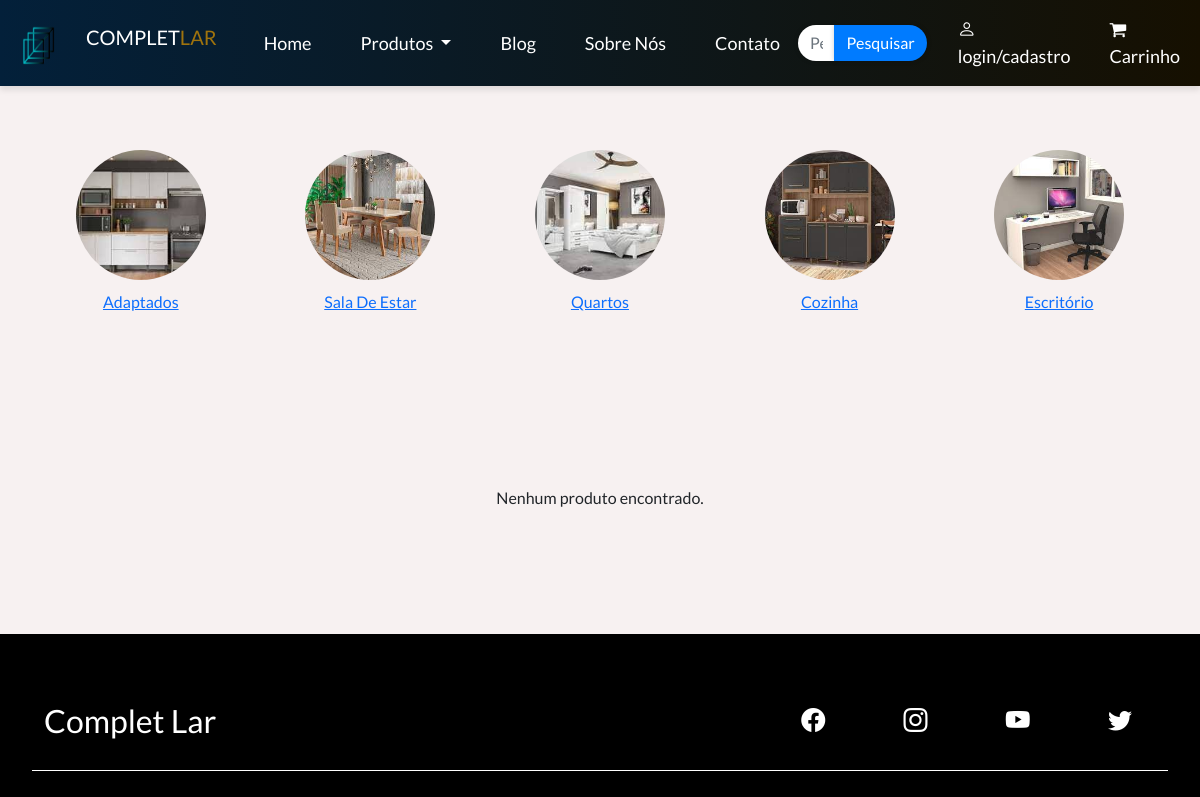
Before: /produtos.php (upper part) with the older database file.
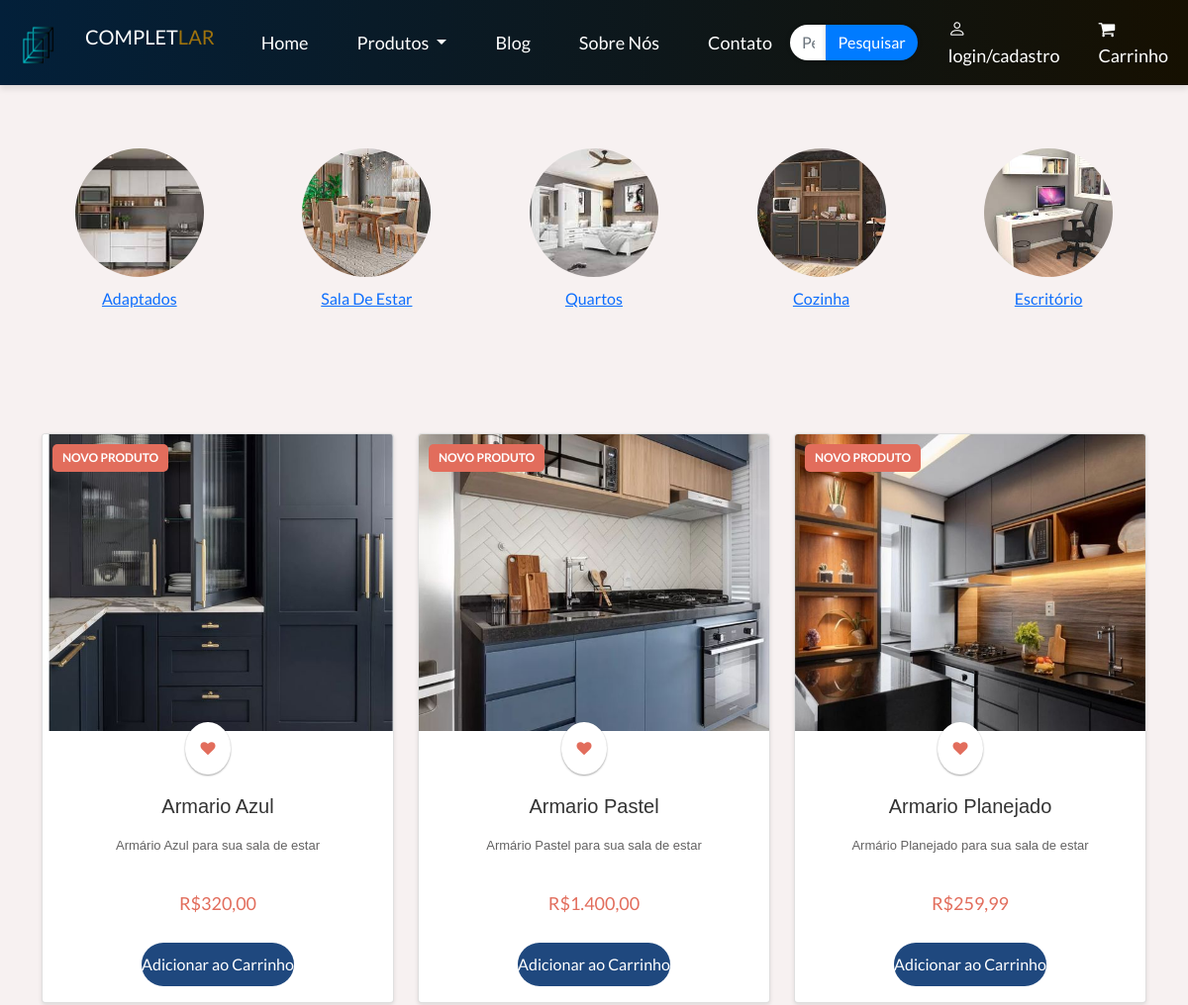
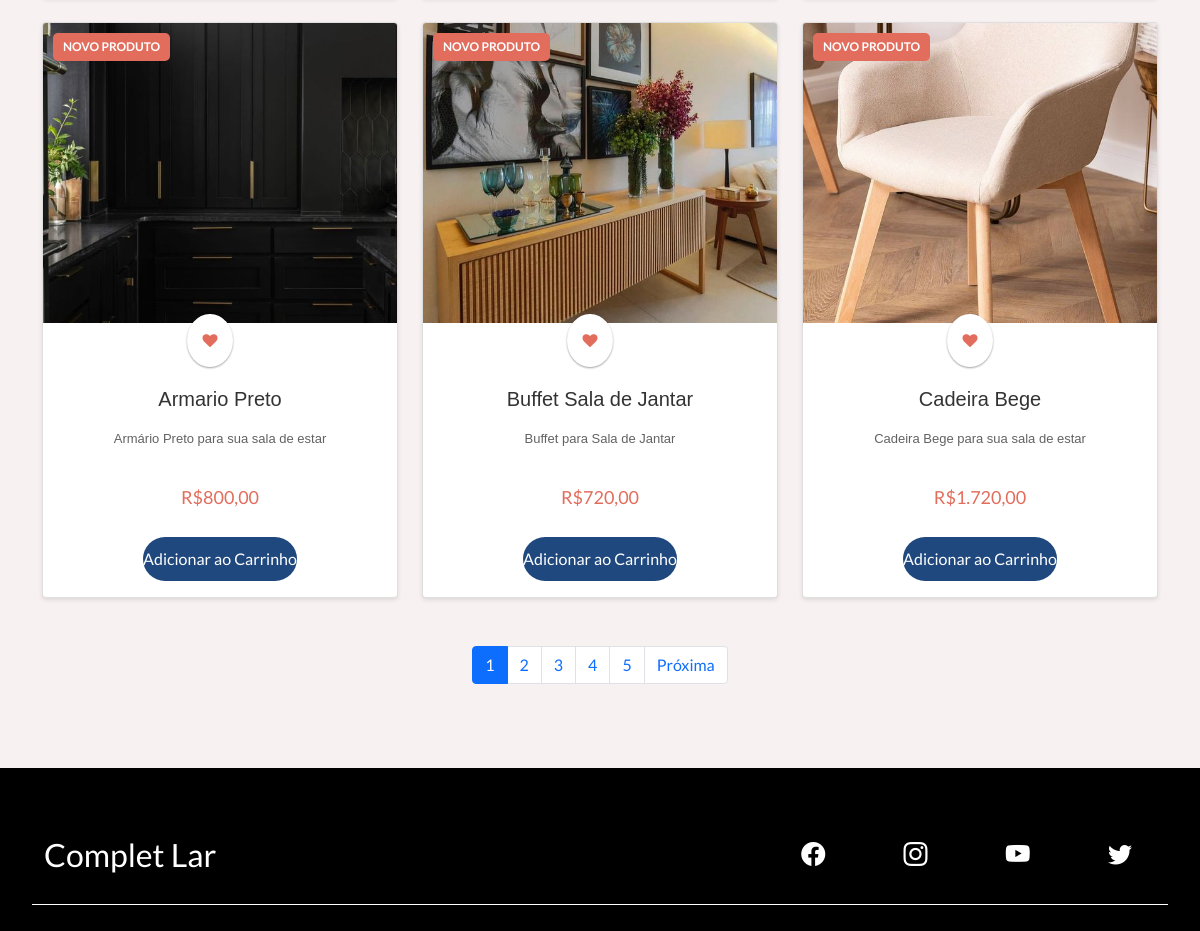
After: the same page with the newer database file (2 pictures, top to bottom).
### tables this page shows
CREATE TABLE `produtos` (
  `IdProduto` int(11) NOT NULL,
  `nome` varchar(255) NOT NULL,
  `caminho_imagem` varchar(255) NOT NULL,
  `descricao_imagem` varchar(70) NOT NULL,
  `preco` varchar(70) NOT NULL
);

### produtos.php (the view, shortened to what this page needs)
<!DOCTYPE html>
<html lang="pt-br">
<head>
    <link href="https://cdn.jsdelivr.net/npm/bootstrap@5.0.2/dist/css/bootstrap.min.css" rel="stylesheet" />
    <link rel="stylesheet" href="https://cdn.jsdelivr.net/npm/bootstrap-icons@1.5.0/font/bootstrap-icons.css" />
    <link rel="stylesheet"  type="text/css"  href="assets/CSS/mainProduto.css"/>
    <link rel="stylesheet"  type="text/css"  href="assets/CSS/categoria.css" />
</head>
<body>
    <link rel="stylesheet" href="https://cdnjs.cloudflare.com/ajax/libs/font-awesome/4.7.0/css/font-awesome.min.css">
    <?php include 'includes/header.php'; ?>
<br><br>
    <div class="container text-center mx-auto p-2">
    <div class="row">
        <div class="col-md-2 d-flex flex-column align-items-center mx-auto p-2">
            <a href="produtosAdap.php">
                <img src="assets/Imagens/Produtos/adaptados.jpg" class="img-fluid rounded-circle img-zoom" alt="Imagem 1">
                <p>Adaptados</p>
            </a>
        </div>
        <div class="col-md-2 d-flex flex-column align-items-center mx-auto p-2">
            <a href="produtosSE.php">
                <img src="assets/Imagens/Produtos/saladestarr.jpg" class="img-fluid rounded-circle img-zoom" alt="Imagem 1">
                <p>Sala De Estar</p>
            </a>
        </div>
        <div class="col-md-2 d-flex flex-column align-items-center mx-auto p-2">
            <a href="produtosQ.php">
                <img src="assets/Imagens/Produtos/quartos.jpg" class="img-fluid rounded-circle img-zoom" alt="Imagem 1">
                <p>Quartos</p>
            </a>
        </div>
        <div class="col-md-2 d-flex flex-column align-items-center mx-auto p-2">
            <a href="produtosC.php">
                <img src="assets/Imagens/Produtos/cozinhaa.jpg" class="img-fluid rounded-circle img-zoom" alt="Imagem 1">
                <p>Cozinha</p>
            </a>
        </div>
        <div class="col-md-2 d-flex flex-column align-items-center mx-auto p-2">
            <a href="produtosE.php">
                <img src="assets/Imagens/Produtos/escrito.jpg" class="img-fluid rounded-circle img-zoom" alt="Imagem 1">
                <p>Escritório</p>
            </a>
        </div>
    </div>
</div><br>
<div class="container mt-5">
    <div class="row">
        <?php
        $conn = new Conectar();
        $itensPorPagina = 6;
        $paginaAtual = isset($_GET['pagina']) ? (int)$_GET['pagina'] : 1;
        $totalProdutos = $conn->query("SELECT COUNT(*) as total FROM produtos")->fetch()['total'];
        $totalPaginas = ceil($totalProdutos / $itensPorPagina);
        $offset = ($paginaAtual - 1) * $itensPorPagina;
        $sql = "SELECT * FROM produtos LIMIT $itensPorPagina OFFSET $offset";
        $stmt = $conn->prepare($sql);
        $stmt->execute();
        $result = $stmt->fetchAll(PDO::FETCH_ASSOC);
        if ($result) {
            foreach ($result as $row) {
                ?>
                <div class="col-md-4 col-sm-6 mb-4">
                    <div class="card">
                        <div class="card-img-container" style="height: 300px; overflow: hidden;">
                            <img src="<?php echo $row['caminho_imagem']; ?>" class="card-img-top img-fluid" style="object-fit: cover; height: 100%; width: 100%;" alt="<?php echo $row['nome']; ?>">
                        </div>
                        <div class="card-body d-flex flex-column align-items-center" style="min-height: 200px;">
                        <?php
                            $is_new = true;
                            if ($is_new) {
                                echo '<span class="new-label">Novo Produto</span>';
                            }
                            ?>
                            <a class="card-action mb-auto" href="#"><i class="fa fa-heart"></i></a>
                            <h5 class="card-title"><?php echo $row['nome']; ?></h5>
                            <p class="card-text" style="display: -webkit-box; -webkit-line-clamp: 3; -webkit-box-orient: vertical; overflow: hidden; text-overflow: ellipsis;">
                                <?php echo $row['descricao_imagem']; ?>
                            </p>
                            <p class="card-price">R$<?php echo number_format($row['preco'], 2, ',', '.'); ?></p>
                            <form method="post" action="adiciona_ao_carrinho.php">
                                <button class="card-button" type="submit" name="add_to_cart">Adicionar ao Carrinho</button>
                            </form>
                        </div>
                    </div>
                </div>
                <?php
            }
        } else {
            echo '<p class="text-center mt-5">Nenhum produto encontrado.</p>';
        }
        ?>
    </div>
    <nav aria-label="Page navigation">
        <ul class="pagination justify-content-center mt-4">
            <?php
            for ($i = 1; $i <= $totalPaginas; $i++) {
                echo '<li class="page-item ' . ($paginaAtual === $i ? 'active' : '') . '"><a class="page-link" href="?pagina=' . $i . '">' . $i . '</a></li>';
            }
            if ($paginaAtual < $totalPaginas) {
                echo '<li class="page-item"><a class="page-link" href="?pagina=' . ($paginaAtual + 1) . '">Próxima</a></li>';
            }
            ?>
        </ul>
    </nav>
</div>
    <br><br>
    <?php include 'includes/footer.php'; ?>
</body>
</html>

### includes/header.php (shortened to what this page needs)
<!DOCTYPE html>
<html lang="pt-br">
<head>
    <link href="https://cdn.jsdelivr.net/npm/bootstrap@5.0.2/dist/css/bootstrap.min.css" rel="stylesheet" />
    <link rel="stylesheet" href="https://cdn.jsdelivr.net/npm/bootstrap-icons@1.5.0/font/bootstrap-icons.css" />
    <link rel="stylesheet" href="assets/CSS/header.css" />
</head>
<body>
    <link rel="stylesheet" href="https://cdnjs.cloudflare.com/ajax/libs/font-awesome/4.7.0/css/font-awesome.min.css">
    <nav class="navbar navbar-expand-lg navbar-dark">
        <div class="container-fluid">
            <a class="navbar-brand">
                <img src="assets/Imagens/Home/logo.png" alt="Logo" width="60" height="40" class="d-inline-block align-text-top">
                COMPLET<span class="lar">LAR</span>
            </a>
            <div class="collapse navbar-collapse" id="navbarNav">
                <ul class="navbar-nav me-auto">
                    <li class="nav-item">
                        <a class="nav-link" href="index.php">Home</a>
                    </li>
                    <li class="nav-item dropdown justify-content-center">
                        <a class="nav-link dropdown-toggle" href="#" id="navbarDropdown" role="button" data-bs-toggle="dropdown" aria-haspopup="true" aria-expanded="false">
                            Produtos
                        </a>
                    </li>
                    <li class="nav-item">
                        <a class="nav-link" href="blog.php">Blog</a>
                    </li>
                    <li class="nav-item">
                        <a class="nav-link nowrap" href="sobre_nos.php">Sobre Nós</a>
                    </li>
                    <li class="nav-item">
                        <a class="nav-link" href="contato.php">Contato</a>
                    </li>
                </ul>
                <form method="post" action="pesquisar.php" >
                    <div class="input-group">
                        <input type="text" name="pesquisar" class="form-control" placeholder="Pesquisar produtos">
                        <button type="submit" class="btn btn-primary">Pesquisar</button>
                    </div>
                </form>
                <ul class="navbar-nav">
                    <li class="nav-item">
                        <a class="nav-link" href="login.php"><i class="bi bi-person"></i> login/cadastro </a>
                    </li>
                    <a class="nav-link" href="carrinho.php">
                        <i class="fa fa-shopping-cart cart-icon" data-count="0"></i> Carrinho
                    </a>
            </div>
        </div>
    </nav>
</body>
</html>

### includes/footer.php (shortened to what this page needs)
<footer class="container-fluid bg-dark-color" id="footer">
  <div class="container">
    <div class="row">
      <div class="col-12" id="footer-top">
        <div class="row justify-content-between">
          <div class="col-4">
            <h2>
              Complet Lar
            </h2>
          </div>
          <div class="col-4" id="social-icons">
            <a href="https://instagram.com/completlar_?igshid=YmMyMTA2M2Y="><i class="bi bi-facebook"></i></a>
            <a href="https://instagram.com/completlar_?igshid=YmMyMTA2M2Y="><i class="bi bi-instagram"></i></a>
            <i class="bi bi-youtube"></i>
            <a href="https://twitter.com/CompletLar?t=wTeYryoob2z9lquFUQ7utA&s=09"><i class="bi bi-twitter"></i></a>
          </div>
        </div>
      </div>
    </div>
  </div>
</footer>

### assets/CSS/mainProduto.css (style rules this page uses)
body { font-family: Varela Round; background: #f1f1f1; }
a { text-decoration: none; }
.card-action { position: relative; float: right; margin-top: -25px; margin-right: 20px; z-index: 2; color: #E26D5C; background: #fff; border-radius: 100%; padding: 15px; font-size: 15px; box-shadow: 0 1px 2px 0 rgba(0, 0, 0, 0.2), 0 1px 2px 0 rgba(0, 0, 0, 0.19); }
.card-text { padding: 10px 15px; background: #fff; font-size: 13px; color: #636262; }
.card-button { display: flex; justify-content: center; padding: 10px 0; width: 100%; background-color: #1F487E; color: #fff; border-radius: 30px; border: none; }

### assets/CSS/categoria.css (style rules this page uses)
.btn-primary { background-color: #0155b4; color: #fff; border: none; }
.col-md-2 img { width: 130px; height: 130px; margin-bottom: 10px; border-radius: 50%; }
.img-zoom { transition: transform 0.3s ease; }
.card { border: none; height: 100%; box-shadow: 0 2px 4px rgba(0, 0, 0, 0.1); transition: transform 0.2s ease-in-out; }
.card-title { font-family: 'Arial', sans-serif; font-size: 20px; color: #333; margin-top: 20px; }
.card-text { font-family: 'Verdana', sans-serif; font-size: 16px; color: #666; }
.container { max-width: 900px; margin: 0 auto; padding: 20px; }
.nowrap { white-space: nowrap; }
.navbar { color:#fff; background-image: linear-gradient(to right, #0d4172, #3b2c05); min-height: 80px; }
.form-control { border-radius: 0; border-color: #ddd; }
.navbar-nav .nav-link i { margin-right: 5px; }
.navbar .lar { color: #9f730d; }
.navbar-nav .nav-link { color: white !important; }
.navbar-nav { display: flex; justify-content: center; }
.nav-item { margin: 0 10px; }
.navbar-nav .nav-link { font-size: 18px; margin-left: 13px; }
#footer { padding: 3em 2em; width: 100%; background-color: #000; }
#footer-top { margin-bottom: 2em; border-bottom: 1px solid #fff; color: #fff; }
#footer-top, #footer-top i { color: #ffffff; }
#social-icons { text-align: right; margin-bottom: 2em; display: flex; justify-content: space-between; align-items: center; color: #fff; }
#social-icons i { margin-right: 1em; font-size: 1.5em; cursor: pointer; }

### assets/CSS/header.css (style rules this page uses)
body, html { background-color: #f7f1f1; margin: 0; padding: 0; height: 100%; width: 100%; }
* { font-family: 'Lato', sans-serif; }
.bg-dark-color { background-color: #050505; }
body, html { background-color: #f7f1f1; margin: 0; padding: 0; height: 100%; width: 100%; overflow-x: hidden; overflow-y: auto; }
.nowrap { white-space: nowrap; }
.navbar { color:#fff; background-image: linear-gradient(to right, #03203a, #161001); min-height: 80px; box-shadow: 0px 4px 6px rgba(0, 0, 0, 0.1); }
.form-control { border-radius: 12px; border-color: #251010; }
.navbar-nav .nav-link i { margin-right: 5px; }
.navbar .lar { color: #9f730d; }
.navbar-nav .nav-link { color: white !important; }
.navbar-nav { display: flex; justify-content: center; }
.nav-item { margin: 0 10px; }
.navbar-nav .nav-link { font-size: 18px; margin-left: 13px; }
.input-group { margin: 0; padding: 0; }
.form-control { border: none; border-radius: 20px; box-shadow: 0 0 5px rgba(0, 0, 0, 0.2); transition: box-shadow 0.3s ease; }
.btn-primary { background-color: #007bff; border: none; border-radius: 20px; box-shadow: 0 0 5px rgba(0, 0, 0, 0.2); transition: background-color 0.3s ease; }
.cart-icon { color: #fff; font-size: 24px; }
.navbar-brand img { margin-right: 10px; }
#footer { padding: 3em 2em; width:100%; }
#footer-top { margin-bottom: 2em; }
#footer-top, #footer-top i { color: #fff; }
#social-icons { text-align: right; }
#social-icons i { margin-right: 1em; font-size: 1.5em; cursor: pointer; }

### produtos.php (style rules this page uses)
body { font-family: Varela Round; background: #f1f1f1; }
a { text-decoration: none; }
.card-action { position: relative; float: right; margin-top: -25px; margin-right: 20px; z-index: 2; color: #E26D5C; background: #fff; border-radius: 100%; padding: 15px; font-size: 15px; box-shadow: 0 1px 2px 0 rgba(0, 0, 0, 0.2), 0 1px 2px 0 rgba(0, 0, 0, 0.19); }
.card-price { padding: 10px 15px; background: #fff; font-size: 18px; color: #E26D5C; border-bottom-left-radius: 8px; border-bottom-right-radius: 8px; }
.card-text { padding: 10px 15px; background: #fff; font-size: 13px; color: #636262; }
.card-button { display: flex; justify-content: center; padding: 10px 0; width: 100%; background-color: #1F487E; color: #fff; border-radius: 30px; border: none; }
.new-label { background-color: #E26D5C; color: #fff; padding: 5px 10px; border-radius: 5px; position: absolute; top: 10px; left: 10px; font-size: 12px; font-weight: bold; text-transform: uppercase; }

Changed rows visible on the page:
added produtos: caminho_imagem+nome (picture), nome "Armario Azul", descricao_imagem "Armário Azul para sua sala de estar", preco "320,00"
added produtos: caminho_imagem+nome (picture), nome "Armario Pastel", descricao_imagem "Armário Pastel para sua sala de estar", preco "1.400,00"
added produtos: caminho_imagem+nome (picture), nome "Armario Planejado", descricao_imagem "Armário Planejado para sua sala de estar", preco "259,99"
added produtos: caminho_imagem+nome (picture), nome "Armario Preto", descricao_imagem "Armário Preto para sua sala de estar", preco "800,00"
added produtos: caminho_imagem+nome (picture), nome "Buffet Sala de Jantar", descricao_imagem "Buffet para Sala de Jantar", preco "720,00"
added produtos: caminho_imagem+nome (picture), nome "Cadeira Bege", descricao_imagem "Cadeira Bege para sua sala de estar", preco "1.720,00"
Other visible differences:
new list line: "1"
new list line: "2"
new list line: "3"
new list line: "4"
new list line: "5"
text no longer shown: "Nenhum produto encontrado."
text now shown: "Próxima"
